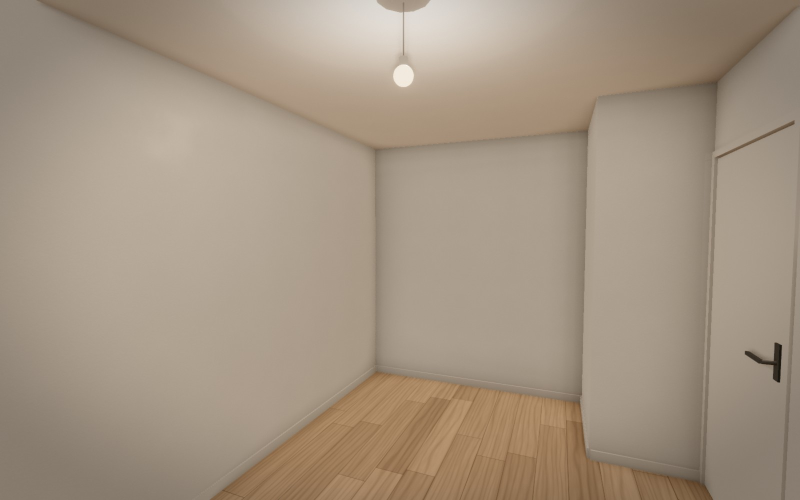
#> input picture plans/3081-613-ef700f1f/photos/ch01-inverse-jour.jpg, 1600 x 1000 px (shown at 1/2 size)
$ python -i matieres_pbr.py   (imports and definitions only)
#> lines starting #> are read from the running program, lines starting #| are printed output that depends on the picture
#!/usr/bin/env python3
"""Matières hybrides de l'ultra réaliste (L4-13, étape E1) : échantillons scannés CC0 pour remplir la pose procédurale.

Le moteur garde la pose (lames, joints, formats de carreaux, fenêtres de façade : moteur/matieres.js) et prendra le grain, le fil et
le relief de scans CC0 (Poly Haven, ambientCG). Cet outil prépare les fichiers ; il ne touche pas au moteur.

  1. télécharge chaque source dans .cache/matieres/ (non versionné) et vérifie son SHA-256 contre moteur/matieres/SOURCES.json ;
  2. rend chaque échantillon raccordable si son bord ne raccorde pas (fondu avec sa copie décalée d'une demi-période) ;
  3. étalonne l'albédo moyen (et la rugosité moyenne) sur la texture procédurale actuelle, mesurée en exécutant moteur/matieres.js
     avec Node (sans navigateur), sur ses seules surfaces (joints, coulis et fenêtres exclus, teinte de lame ou de carreau retirée) ;
  4. écrit moteur/matieres/<clé>-{512,1024,2048}-cr.webp (RGB : albédo sRGB, alpha : rugosité ; avec perte, qualité 90) et
     <clé>-{512,1024,2048}-n.webp (normale tangente OpenGL, sans perte) ; mipmaps laissés au GPU ;
  5. écrit moteur/matieres/INDEX.json (clé → fichiers, répétition en mètres, albédo mesuré, cible, ΔE2000) ;
  6. avec --planches DOSSIER : planches de contrôle PNG (procédural actuel, remplissage seul, hybride simulé, à la même échelle).

Usage :
  python3 outils/matieres_pbr.py --empreintes          # première fois : métadonnées des sources, empreintes → SOURCES.json
  python3 outils/matieres_pbr.py [--cles oak,gres] [--planches /chemin/dossier]
Aucun appel payant. Lancer sous `nice -n 19` si une mesure de performance tourne à côté.
"""
import argparse
import hashlib
import json
import math
import subprocess
import sys
import tempfile
import time
import urllib.request
import zipfile
import zlib
from pathlib import Path

import ssl

import numpy as np
from PIL import Image, ImageDraw, ImageFont

try:
    import cv2  # lecture des PNG 16 bits (normales Poly Haven) ; repli PIL (8 bits)
except Exception:  # pragma: no cover
    cv2 = None

try:  # Python de python.org sans magasin de certificats : celui de certifi (requirements.txt)
    import certifi
    SSL = ssl.create_default_context(cafile=certifi.where())
except Exception:  # pragma: no cover
    SSL = ssl.create_default_context()

RACINE = Path(__file__).resolve().parent.parent
MOTEUR = RACINE / 'moteur'
SORTIE = MOTEUR / 'matieres'
CACHE = RACINE / '.cache' / 'matieres'
SOURCES_JSON = SORTIE / 'SOURCES.json'
INDEX_JSON = SORTIE / 'INDEX.json'
UA = 'visite-plans-matieres-pbr/1.0 (outil interne ; textures CC0)'
N = 2048            # résolution de travail (sources 2K)
RES = (2048, 1024, 512)
LG, LEVEL = 0.5, 2.8  # carreau de loggia et hauteur d'étage par défaut du moteur (engine.js : D.loggia.tile, CTX.level)

# ---------------------------------------------------------------------------------------------------------------------------------
# Sources retenues (toutes CC0). Poly Haven : fichiers 2K de l'API (couleur JPEG, normale OpenGL PNG, rugosité JPEG).
# ambientCG : archive 2K-JPG (Color, NormalGL, Roughness). Seules les sources photographiées (photogrammétrie, multi-angle) sont
# retenues ; les matières « PBRProcedural » d'ambientCG sont écartées.
SOURCES = {
    'oak_veneer_01': {'fournisseur': 'Poly Haven', 'id': 'oak_veneer_01'},
    'Marble026': {'fournisseur': 'ambientCG', 'id': 'Marble026',
                  # ambientCG ne publie pas la taille de ce scan (dimensionX = 0) : taille estimée à la vue (fossiles de 1 à 3 cm)
                  'dimensions_m': [1.0, 1.0], 'dimensions_note': 'estimée (non publiée par ambientCG), à juger sur planche'},
    'granular_concrete': {'fournisseur': 'Poly Haven', 'id': 'granular_concrete'},
    'concrete_floor_01': {'fournisseur': 'Poly Haven', 'id': 'concrete_floor_01'},
    'painted_plaster_wall': {'fournisseur': 'Poly Haven', 'id': 'painted_plaster_wall'},
    'plastered_wall': {'fournisseur': 'Poly Haven', 'id': 'plastered_wall'},
    'Ground037': {'fournisseur': 'ambientCG', 'id': 'Ground037'},
}

# matières du moteur : clé (fichiers), source, texture procédurale mesurée (moteur/matieres.js), matériaux du moteur et leur teinte
# (makeMaterials, engine.js), pose gardée, fenêtre des planches (m), échelle de normale actuelle (setTex)
MATIERES = [
    {'cle': 'oak', 'source': 'oak_veneer_01', 'proc': 'oak', 'moteur': {'floor_dry': 'ffffff'},
     'pose': 'lames 1,20 × 0,20 m, joints, teinte par lame (oak)', 'fenetre': 2.4, 'zoom': 0.4, 'ns': 0.5},
    {'cle': 'gres', 'source': 'Marble026', 'proc': 'gres', 'moteur': {'floor_wet': 'ffffff', 'palier_floor': 'b9b6ae'},
     'pose': 'carreaux 45 × 45 cm, joint 3 mm, teinte par carreau', 'fenetre': 1.8, 'zoom': 0.3, 'ns': 0.6},
    {'cle': 'loggia', 'source': 'granular_concrete', 'proc': 'loggia', 'moteur': {'loggia_floor': 'ffffff'},
     'pose': 'carreaux lg × lg (0,50 m par défaut), joint 6 mm', 'fenetre': 2.0, 'zoom': 0.4, 'ns': 1.2},
    {'cle': 'paving', 'source': 'concrete_floor_01', 'proc': 'paving', 'moteur': {'paving': 'ffffff'},
     'pose': 'pavés 60 × 30 cm à joints décalés, joint 6 mm', 'fenetre': 2.4, 'zoom': 0.4, 'ns': 0.8},
    {'cle': 'paint', 'source': 'painted_plaster_wall', 'proc': 'paint',
     'moteur': {'wall_b': 'f2f2ef', 'wall_c': 'f2f2ef', 'ceiling': 'f8f7f3', 'ceiling_j': 'f8f7f3'},
     'pose': 'aucune', 'fenetre': 2.0, 'zoom': 0.25, 'ns': 0.25},
    {'cle': 'ext', 'source': 'plastered_wall', 'proc': 'ext', 'moteur': {'ext': 'e8e4dc'},
     'pose': 'aucune', 'fenetre': 4.0, 'zoom': 0.5, 'ns': 0.4},
    # dalles : aujourd'hui l'enduit (T.ext) teinté c9c7c1 ; même cible que l'enduit, la teinte du matériau reste
    {'cle': 'beton', 'source': 'granular_concrete', 'proc': 'ext', 'moteur': {'slab': 'c9c7c1', 'slab_j': 'c9c7c1'},
     'pose': 'aucune', 'fenetre': 4.0, 'zoom': 0.5, 'ns': 0.5},
    {'cle': 'facade', 'source': 'plastered_wall', 'proc': 'facade', 'moteur': {'facade': 'ffffff'},
     'pose': 'modules de 3 m, fenêtres, stores, bandeau de nez de dalle (facade)', 'fenetre': 6.0, 'zoom': 1.0, 'ns': 0.2},
    {'cle': 'grass', 'source': 'Ground037', 'proc': 'grass', 'moteur': {'ground': 'ffffff'},
     'pose': 'aucune', 'fenetre': 8.0, 'zoom': 1.0, 'ns': 0.6},
]

NON_COUVERTES = {
    'faience': "aucun scan CC0 d'émail blanc lisse : les « Porcelain001-003 » d'ambientCG sont procédurales ; les faïences scannées "
               "de Poly Haven ont des carreaux de 5 à 15 cm (joints dans l'échantillon) ; procédural gardé",
    'steel, chrome (inox, chrome)': "aucun inox brossé scanné (ambientCG Metal009/010/012 : procédurales ; Poly Haven : métaux rouillés "
                                    "ou tôles) ; pièces de 1 à 5 cm, lisses dans le moteur",
    'door_leaf, door_frame, entry_leaf (portes)': 'portes laquées unies dans le moteur, aucun bois : rien à remplir',
    'foliage (feuillage)': 'arbres du contexte : étape E5 (imposteurs)',
    'asphalte': 'aucune matière asphalte dans le moteur (abords : pavés et gazon)',
}


# ---------------------------------------------------------------------------------------------------------------------------------
# couleurs
def s2l(c):
    c = np.asarray(c, dtype=np.float32)
    return np.where(c <= 0.04045, c / 12.92, ((c + 0.055) / 1.055) ** 2.4).astype(np.float32)


def l2s(c):
    c = np.clip(np.asarray(c, dtype=np.float32), 0, 1)
    return np.where(c <= 0.0031308, c * 12.92, 1.055 * np.power(c, 1 / 2.4) - 0.055).astype(np.float32)


# [48 lines left out: functions lab, de2000, not called in this run]


def hexlin(h):
    return s2l(np.array([int(h[i:i + 2], 16) / 255 for i in (0, 2, 4)], dtype=np.float32))


def srgb8(lin):
    return [int(round(float(v) * 255)) for v in l2s(np.asarray(lin))]


# ---------------------------------------------------------------------------------------------------------------------------------
# téléchargement, empreintes
# [42 lines left out: functions http, sha256, metadonnees, not called in this run]


def chemin_cache(sid, url):
    nom = url.split('file=')[-1] if 'file=' in url else url.rsplit('/', 1)[-1]
    return CACHE / sid / nom


# [36 lines left out: function preparer_sources, not called in this run]


# ---------------------------------------------------------------------------------------------------------------------------------
# lecture des sources
def lire(p, gris=False):
#> called with gris = False
    a = cv2.imread(str(p), cv2.IMREAD_UNCHANGED) if cv2 is not None else None
#> a is the input picture: shape (1000, 1600, 3); mean B, G, R 130.3, 148.1, 163.6
    if a is None:
        im = Image.open(p)
        a = np.asarray(im.convert('L' if gris else 'RGB'), dtype=np.float32) / 255
    else:
        sc = 65535.0 if a.dtype == np.uint16 else 255.0
#> sc = 255
        a = a.astype(np.float32) / sc
        if a.ndim == 3:
            a = a[..., :3][..., ::-1]
            if gris:
                a = a[..., 0]
        elif not gris:
            a = np.repeat(a[..., None], 3, axis=2)
    if a.shape[0] != N or a.shape[1] != N:
        im = Image.fromarray(a.astype(np.float32)) if a.ndim == 2 else None
        if im is not None:
            a = np.asarray(im.resize((N, N), Image.LANCZOS), dtype=np.float32)
        else:
            a = np.stack([np.asarray(Image.fromarray(np.ascontiguousarray(a[..., k])).resize((N, N), Image.LANCZOS)) for k in range(3)], 2)
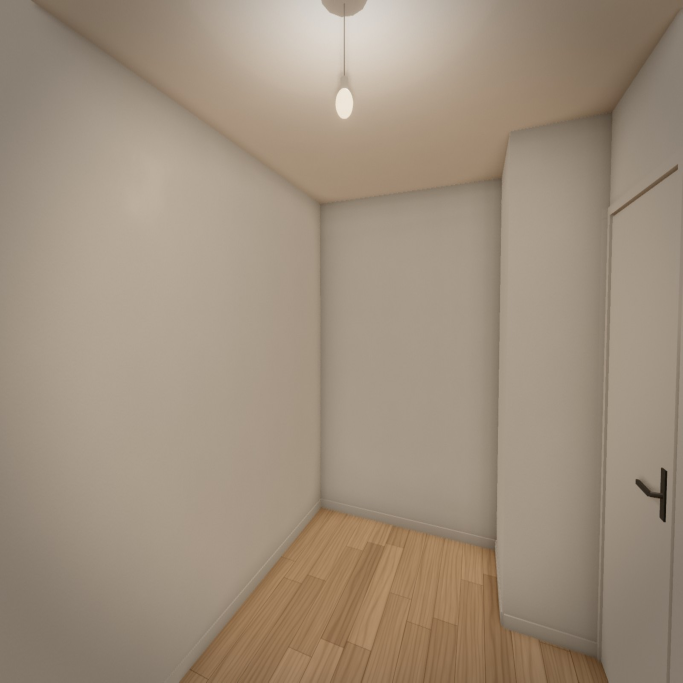
#> a: shape (2048, 2048, 3) float32 (shown at 1/3 size); mean R, G, B 0.633, 0.583, 0.507; drawn with min black and max white
    return np.ascontiguousarray(a, dtype=np.float32)


# [56 lines left out: functions charger_source, raccord, aplatir, not called in this run]


# ---------------------------------------------------------------------------------------------------------------------------------
# textures procédurales actuelles (moteur/matieres.js exécuté par Node, sans navigateur)
JS = r"""
import { listeMatieres, genere, rng, hash2 } from '%URL%';
import { writeFileSync } from 'node:fs';
const [dir, lg, level, want] = [process.argv[1], +process.argv[2], +process.argv[3], process.argv[4].split(',')];
const meta = {};
for (const m of listeMatieres(lg, level)) {
  if (!want.includes(m.cle)) continue;
  const r = genere(m.gen, m.p, 1), x = {};
  for (const k of ['col', 'rou', 'nor']) writeFileSync(`${dir}/${m.cle}.${k}`, Buffer.from(r[k].buffer));
  if (m.gen === 'oak') { // mêmes tirages que GEN.oak
    const R = rng(5), cols = 6; x.off = []; x.tone = [];
    for (let c = 0; c < cols; c++) { x.off.push(Math.floor(R() * r.W)); x.tone.push([0.9 + R() * 0.2, 0.9 + R() * 0.2, R(), R()]); }
  }
  if (m.gen === 'tiles') {
    const ni = Math.round(m.p.rep[0] / m.p.tile[0]), nj = Math.round(m.p.rep[1] / m.p.tile[1]); x.hash = [];
    for (let i = 0; i < ni; i++) { const l = []; for (let j = 0; j < nj; j++) l.push(hash2(i, j, m.p.seed)); x.hash.push(l); }
  }
  meta[m.cle] = { gen: m.gen, p: m.p, rep: m.rep, W: r.W, H: r.H, x };
}
writeFileSync(`${dir}/meta.json`, JSON.stringify(meta));
"""


# [100 lines left out: functions procedurales, geom, grille_proc, cible, etalonner, not called in this run]


def reduire(a):
    return 0.25 * (a[0::2, 0::2] + a[1::2, 0::2] + a[0::2, 1::2] + a[1::2, 1::2])


# [20 lines left out: functions ecrire_webp, flou_raccord, not called in this run]


NORMALES = {}  # source → clé dont les fichiers de normale servent (même source, même normale)


# [30 lines left out: functions produire, relire, not called in this run]


# ---------------------------------------------------------------------------------------------------------------------------------
# hybride (aperçu hors moteur) et planches
def decalages(cle, n, S):
    r = np.random.default_rng(zlib.crc32(cle.encode()))
    return r.uniform(0, S[0], n), r.uniform(0, S[1], n)


# [33 lines left out: functions echantillon, rendu, eclaire, not called in this run]


def vers8(lin, px):
    im = Image.fromarray((l2s(lin) * 255 + 0.5).astype(np.uint8))
    return im.resize((px, px), Image.LANCZOS) if im.size[0] != px else im


# [141 lines left out: functions fenetre, planche, main, not called in this run]


# [2 lines not run here, left out]

>>> result = lire('../plans/3081-613-ef700f1f/photos/ch01-inverse-jour.jpg')

$ run again, on plans/3081-613-ef700f1f/photos/ch02-jour.jpg
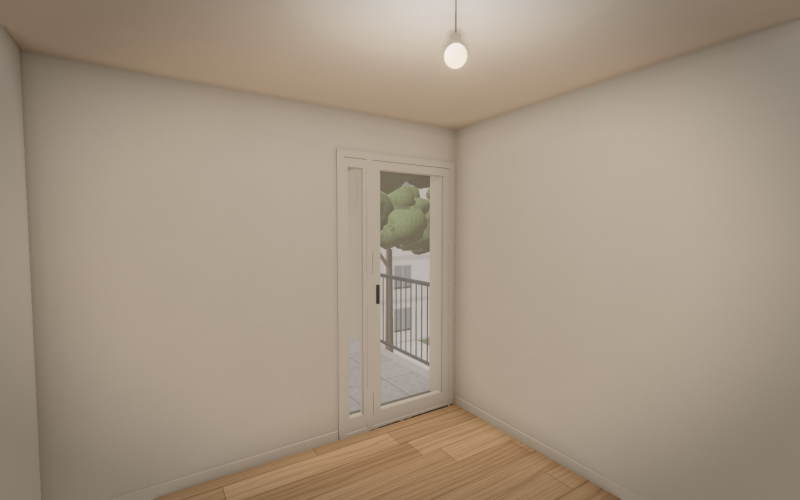
#> input picture plans/3081-613-ef700f1f/photos/ch02-jour.jpg, 1600 x 1000 px (shown at 1/2 size)
#> in lire, a is the input picture: shape (1000, 1600, 3); mean B, G, R 130.6, 147.9, 162.8
#> in lire, `a = np.stack([np.asarray(Image.fromarray(np.ascontiguousarray(a[..., k..`:
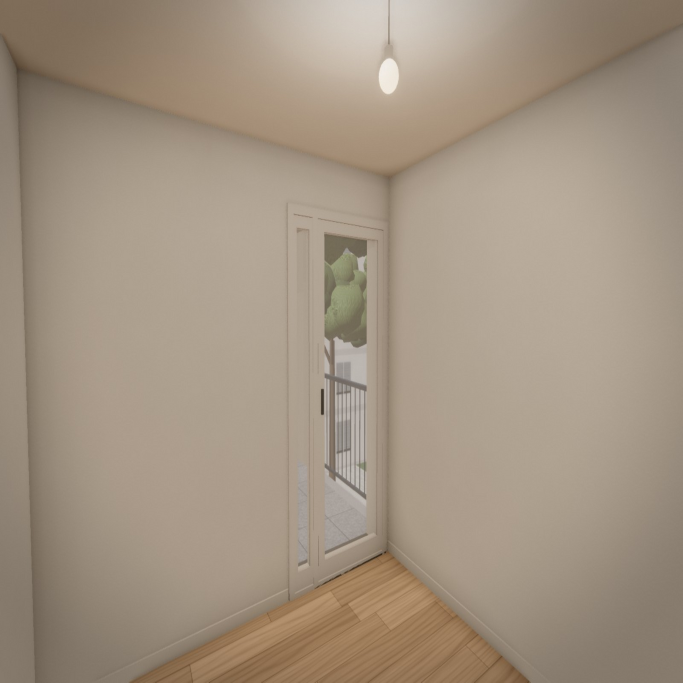
#> a: shape (2048, 2048, 3) float32 (shown at 1/3 size); mean R, G, B 0.631, 0.58, 0.509

$ run again, on plans/3081-613-ef700f1f/photos/dgt-jour.jpg
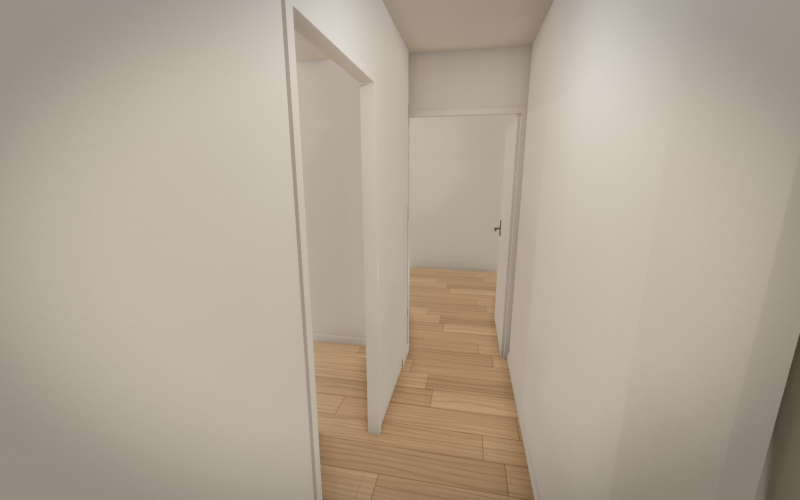
#> input picture plans/3081-613-ef700f1f/photos/dgt-jour.jpg, 1600 x 1000 px (shown at 1/2 size)
#> in lire, a is the input picture: shape (1000, 1600, 3); mean B, G, R 149.5, 164.2, 176.8
#> in lire, `a = np.stack([np.asarray(Image.fromarray(np.ascontiguousarray(a[..., k..`:
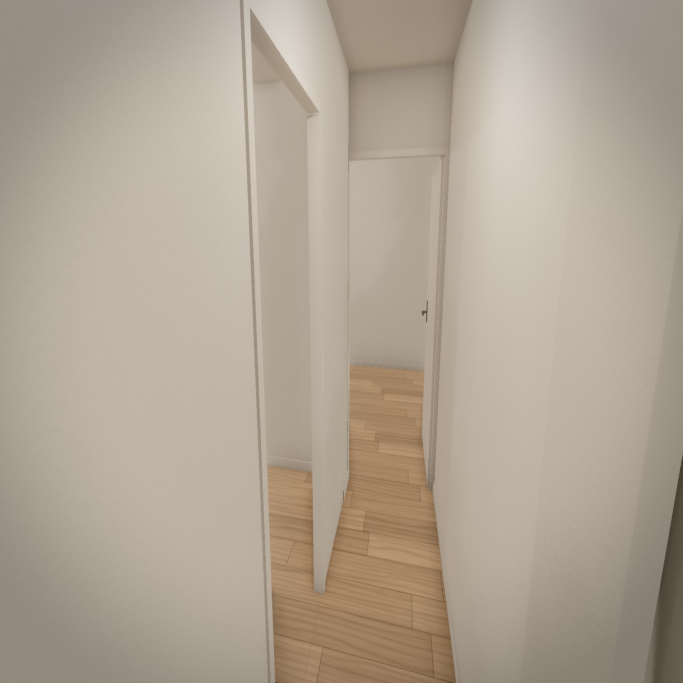
#> a: shape (2048, 2048, 3) float32 (shown at 1/3 size); mean R, G, B 0.696, 0.646, 0.58

$ run again, on plans/3081-613-ef700f1f/photos/entree-jour.jpg
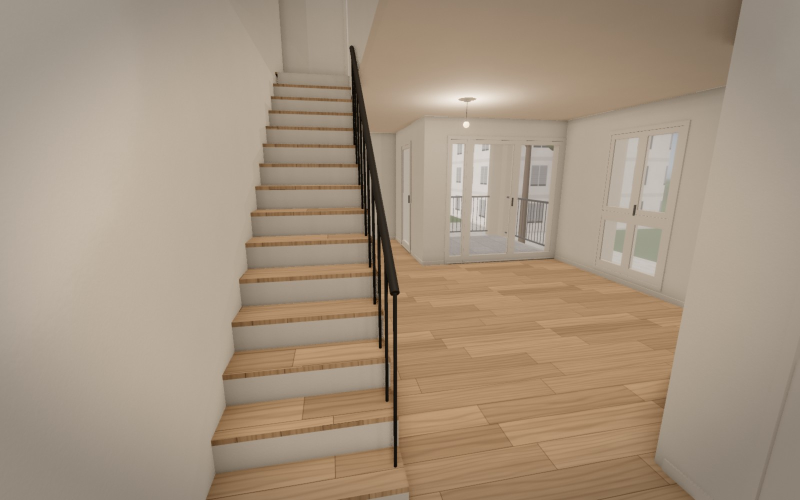
#> input picture plans/3081-613-ef700f1f/photos/entree-jour.jpg, 1600 x 1000 px (shown at 1/2 size)
#> in lire, a is the input picture: shape (1000, 1600, 3); mean B, G, R 128.1, 147.5, 164.8
#> in lire, `a = np.stack([np.asarray(Image.fromarray(np.ascontiguousarray(a[..., k..`:
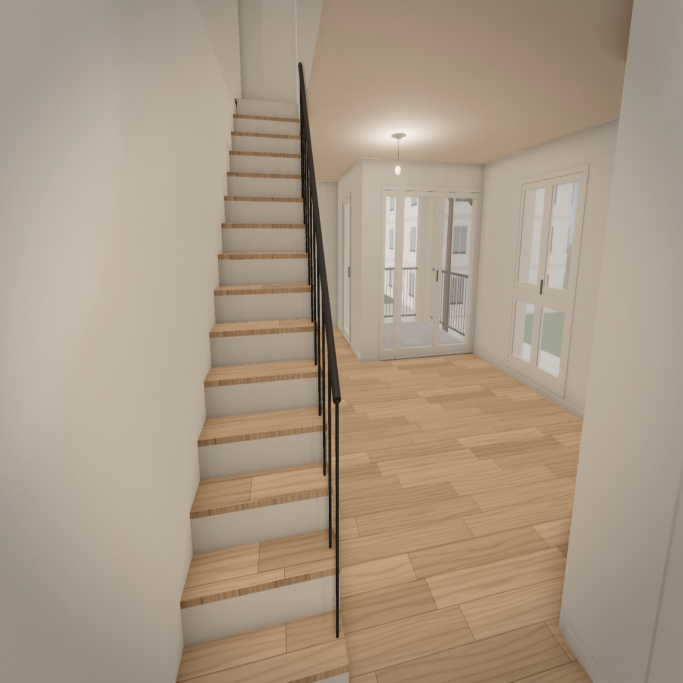
#> a: shape (2048, 2048, 3) float32 (shown at 1/3 size); mean R, G, B 0.648, 0.572, 0.502; drawn with min black and max white
